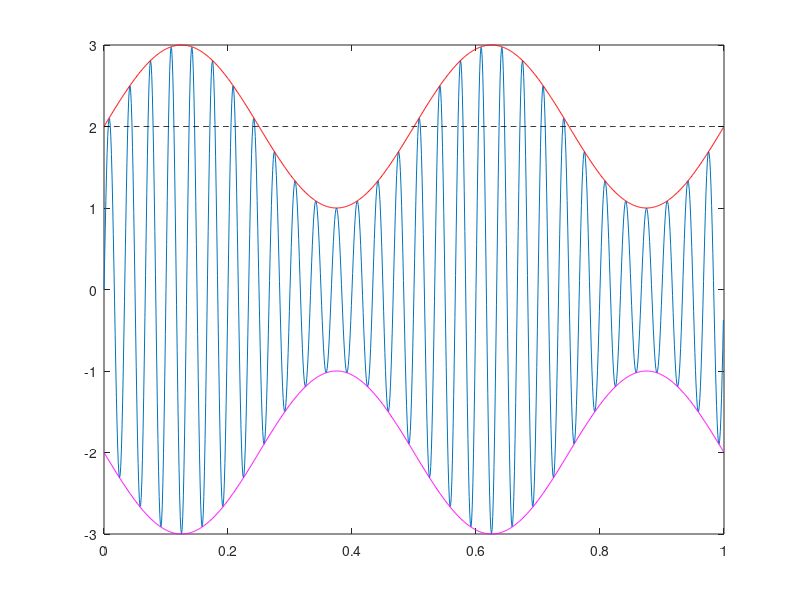
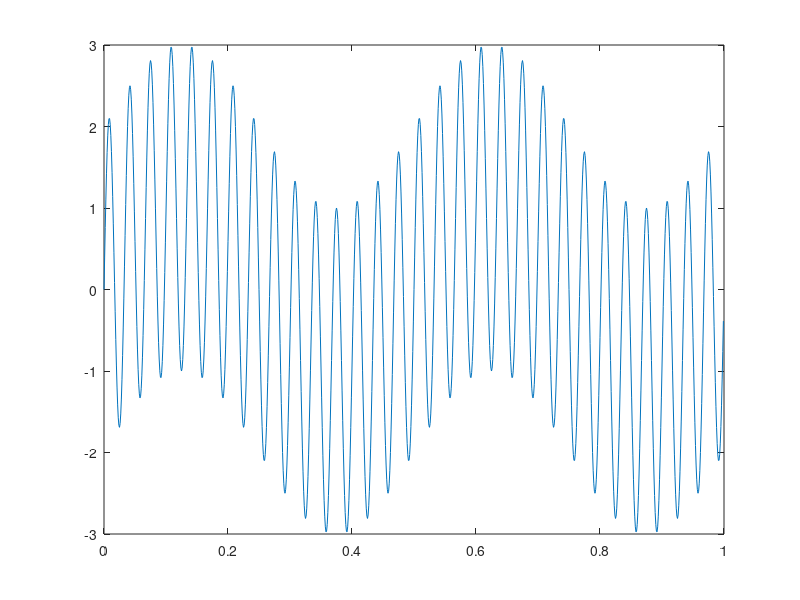

Write MATLAB code to recreate these figures, in order.
#generating AM signal from envolepe function

t=0:0.001:(1-0.001);
Vc=2;
Vct = Vc*ones(1,1000);
Vm=1;
fm=2;
fc=30;
env = Vc+Vm*sin(2*pi*fm*t);
am = env.*sin(2*pi*fc*t);
figure(1)
plot(t, am, t, env, 'r', t, -env, 'm', t, Vct, 'k--');

Vmt=sin(2*fm*pi*t);
Vct=2*sin(2*fc*pi*t);
s1=Vmt+Vct;
figure(2);
plot(t, s1)
